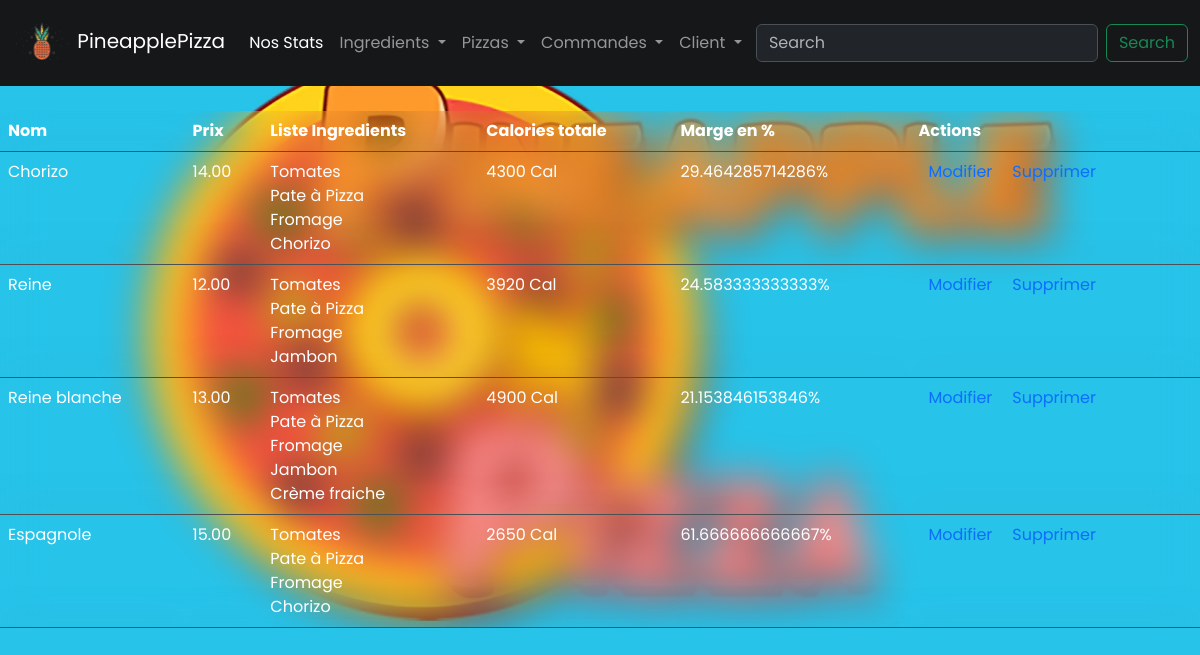
The page /pizzaliste.php on the database its author committed.
### tables this page shows
CREATE TABLE `pizza` (
  `id` int(11) NOT NULL,
  `nom` varchar(50) DEFAULT NULL,
  `prix` decimal(10,2) DEFAULT NULL
);

CREATE TABLE `ingredients` (
  `id` int(11) NOT NULL,
  `nom` varchar(50) DEFAULT NULL,
  `prix` decimal(10,2) DEFAULT NULL,
  `calorie` int(11) DEFAULT NULL
);

### www/classes/DB.php (called while the page is built)
<?php
class DB
{
    private static $host = 'db';
    private static $dbName = 'pizzeriadb';
    private static $user = 'pizzeriadb';
    private static $password = 'pizzeriadb';
    private static $connection = null;
    public static function getConnection() {
        if (self::$connection === null) {
            try {
                self::$connection = new PDO('mysql:host=' . self::$host . ';dbname=' . self::$dbName, self::$user, self::$password);
            } catch (PDOException $e) {
                die("Erreur de connexion à la base de données : " . $e->getMessage());
            }
        }
        return self::$connection;
    }
}

### www/classes/Pizza.php (called while the page is built, shortened)
<?php
class Pizza{
    private $id;
    private $nom;
    private $prix;
    public static function findAll() {
        $stmt = DB::getConnection()->query("SELECT * FROM pizza");
        $lesPizzas = [];
        while ($row = $stmt->fetch(PDO::FETCH_ASSOC)) {
            $pizza = new Pizza($row['nom'], $row['prix']);
            $pizza->id = $row['id'];
            $lesPizzas[] = $pizza;
        }
        return $lesPizzas;
    }
    public function getId(){
        return $this->id;
    }
    public function getNom(){
        return $this->nom;
    }
    public function setNom($value){
        $this->nom = $value;
    }
    public function getPrix(){
        return $this->prix;
    }
    public function setPrix($value){
        $this->prix = $value;
    }
    public function getIngredientPizza(){
        return IngredientPizza::findByPizza($this);
    }
    public function calculCaloriePizza() {
        $ingredients = IngredientPizza::findByPizza($this);
        $totalCal = 0;
        foreach ($ingredients as $ingredientPizza) {
            $ingredient = $ingredientPizza->getIngredient();
            $quantite = $ingredientPizza->getQuantite();
            $caloriesParGramme = $ingredient->getCaloriesAuGramme();
            $ingredient_calories = $caloriesParGramme * $quantite;
            $totalCal += $ingredient_calories;
        }
        return $totalCal;
    }
    public function calculMarge(){
        $prixPizza = $this->getPrix();
        $ingredientPizza = $this->getIngredientPizza();
        $coutIngredient = 0;
        foreach($ingredientPizza as $ip){
            $ingredient = $ip->getIngredient();
            $quantite = $ip->getQuantite();
            $prixAuKilo = $ingredient->getPrix();
            $quantiteKilo = $quantite / 1000;
            $coutIngredient += $prixAuKilo * $quantiteKilo;
        }
        $marge = $prixPizza - $coutIngredient;
        $marge = $marge / $prixPizza;
        $marge = $marge * 100;
        return $marge;
    }
}

### www/classes/IngredientPizza.php (called while the page is built, shortened)
<?php
class IngredientPizza{
    private $ingredient;
    private $quantite;
    public static function findByPizza($pizza){
        $stmt = DB::getConnection()->prepare("SELECT * FROM ingredientPizza WHERE id_pizza=:id");
        $stmt->execute([':id' => $pizza->getId()]);
        $tab = [];
        while ($row = $stmt->fetch(PDO::FETCH_ASSOC)) {
            $ingredient=Ingredient::find($row['id_ingredient']);
            $tab[] = new IngredientPizza($row['quantite'], $pizza, $ingredient);
        }
        return $tab;
    }
    public function getIngredient(){
        return $this->ingredient;
    }
    public function setIngredient($value){
        $this->ingredient = $value;
    }
    public function getQuantite(){
        return $this->quantite;
    }
    public function setQuantite($value){
        $this->quantite = $value;
    }
}

### www/classes/Ingredient.php (called while the page is built, shortened)
<?php
class Ingredient{
    private $nom;
    private $prix;
    private $caloriesAuGramme;
    public static function find($id){
        $stmt = DB::getConnection()->prepare("SELECT * FROM ingredients WHERE id=:id");
        $stmt->execute([
            ':id'=> $id
        ]);
        $row = $stmt->fetch(PDO::FETCH_ASSOC);
        $ingredients = new Ingredient($row['nom'], $row['prix'],$row['calorie']);
        $ingredients->id = $row['id'];
        return $ingredients;
    }
    public function getNom(){
        return $this->nom;
    }
    public function setNom($value){
        $this->nom = $value;
    }
    public function getPrix(){
        return $this->prix;
    }
    public function setPrix($value){
        $this->prix = $value;
    }
    public function getCaloriesAuGramme(){
        return $this->caloriesAuGramme;
    }
    public function setCaloriesAuGramme($value){
        $this->caloriesAuGramme = $value;
    }
}

### www/pizzaliste.php (the view, shortened to what this page needs)
<?php include("includes/top.php");?>
<div id="divtable">
    <?php $mesPizzas = Pizza::findAll(); ?>
    <table id="idtable" class="table table-dark bg-transparent" class="table-hover">
      <thead>
        <tr class="hover">
          <th class="bg-transparent scope="col">Nom</th>
          <th class="bg-transparent scope="col">Prix</th>
          <th class="bg-transparent scope="col">Liste Ingredients</th>
          <th class="bg-transparent scope="col">Calories totale</th>
          <th class="bg-transparent scope="col">Marge en %</th>
          <th class="bg-transparent">Actions</th>
        </tr>
      </thead>
      <tbody>
        <?php foreach($mesPizzas as $pizza){
          ?>
          <tr class="hover">
          <td class="bg-transparent"><?php echo($pizza->getNom());?></td>
          <td class="bg-transparent"><?php echo($pizza->getPrix());?></td>
          <td class="bg-transparent">
            <?php $ingredientPizzas = $pizza->getIngredientPizza();
            foreach($ingredientPizzas as $ingredientPizza){
              echo($ingredientPizza->getingredient()->getNom());
              echo('<br>');
            } ?>
          </td>
          <td class="bg-transparent"><?php echo($pizza->calculCaloriePizza());?> Cal</td>
          <td class="bg-transparent"><?php echo($pizza->calculMarge());?>%</td>
          <td class="bg-transparent"><a class="links" href="pizzamodifier.php?id=<?php echo($pizza->getId());?>">Modifier</a><a class="links" href="fonctions/fpizzasupprimer.php?id=<?php echo($pizza->getId());?>">Supprimer</a></td>
        </tr>
      <?php  } ?>
      </tbody>
    </table>
</div>
<?php include("includes/bottom.php");?>

### www/style.css (style rules this page uses)
* { margin: 0; padding: 0; box-sizing: border-box; font-family: 'Poppins', sans-serif; }
body { background-color: lightgrey; background-image: url(pineapple.webp); background-size: cover; background-repeat: no-repeat; }
#divtable { color: black; margin-top: 25px; backdrop-filter: blur(20px); }
.links { text-decoration: none; margin: 10px; }
.bg-transparent { backdrop-filter: blur(20px); }

### rows shown on the page
pizza: nom "Chorizo", prix "14.00", calculCaloriePizza "4300", calculMarge "29.464285714286"
ingredients: nom "Tomates"
ingredients: nom "Pate à Pizza"
ingredients: nom "Fromage"
ingredients: nom "Chorizo"
pizza: nom "Reine", prix "12.00", calculCaloriePizza "3920", calculMarge "24.583333333333"
ingredients: nom "Jambon"
pizza: nom "Reine blanche", prix "13.00", calculCaloriePizza "4900", calculMarge "21.153846153846"
ingredients: nom "Crème fraiche"
pizza: nom "Espagnole", prix "15.00", calculCaloriePizza "2650", calculMarge "61.666666666667"
